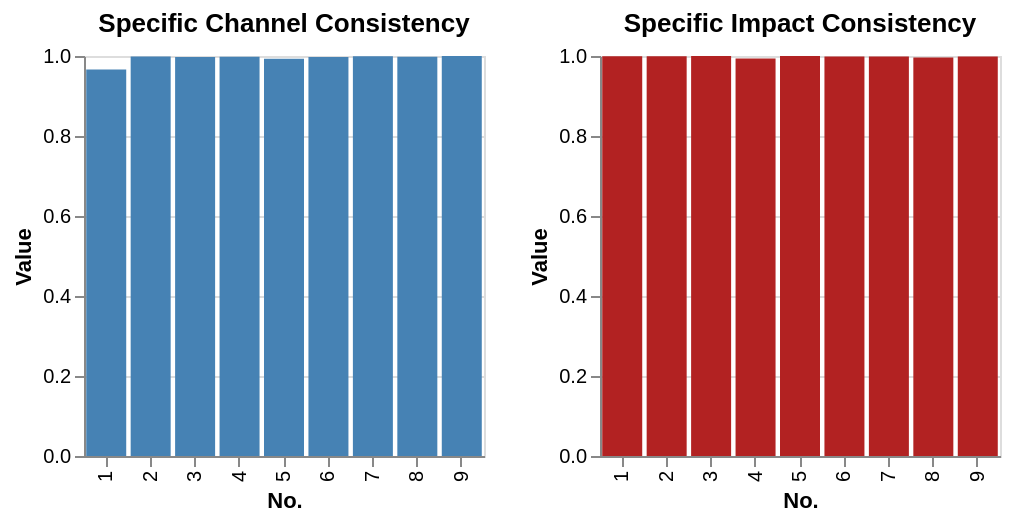

The notebook cell saved with this chart:
### Markdown cell above
Visualisation of the specific channel/sensor and impact consistency can be done in a following way:

### Code cell
spec_chn = pyfbs.display.barchart(np.arange(1,10,1), vpt.specific_sensor, color='steelblue', title='Specific Channel Consistency')
spec_imp = pyfbs.display.barchart(np.arange(1,10,1), vpt.specific_impact, color='firebrick', title='Specific Impact Consistency')
spec_chn | spec_imp

### Figure 1 — Vega-Lite specification as saved in the notebook (floating-point values rounded to 4 significant figures)
{"config": {"view": {"continuousWidth": 300, "continuousHeight": 300}}, "hconcat": [{"data": {"name": "data-5781b1453fc61080b48e88244a6e80da"}, "mark": {"type": "bar"}, "encoding": {"color": {"value": "steelblue"}, "tooltip": [{"field": "y", "format": ".3f", "title": "Value", "type": "quantitative"}], "x": {"axis": {"title": "No."}, "field": "x", "type": "ordinal"}, "y": {"axis": {"title": "Value"}, "field": "y", "type": "quantitative"}}, "height": 200, "title": "Specific Channel Consistency", "width": 200}, {"data": {"name": "data-c3d41d6527c1c2eba4cdca05ff74e04a"}, "mark": {"type": "bar"}, "encoding": {"color": {"value": "firebrick"}, "tooltip": [{"field": "y", "format": ".3f", "title": "Value", "type": "quantitative"}], "x": {"axis": {"title": "No."}, "field": "x", "type": "ordinal"}, "y": {"axis": {"title": "Value"}, "field": "y", "type": "quantitative"}}, "height": 200, "title": "Specific Impact Consistency", "width": 200}], "$schema": "https://vega.github.io/schema/vega-lite/v6.1.0.json", "datasets": {"data-5781b1453fc61080b48e88244a6e80da": [{"x": 1, "y": 0.9662}, {"x": 2, "y": 0.9986}, {"x": 3, "y": 0.9973}, {"x": 4, "y": 0.9979}, {"x": 5, "y": 0.9928}, {"x": 6, "y": 0.9976}, {"x": 7, "y": 0.9993}, {"x": 8, "y": 0.9982}, {"x": 9, "y": 0.9998}], "data-c3d41d6527c1c2eba4cdca05ff74e04a": [{"x": 1, "y": 0.9995}, {"x": 2, "y": 0.9995}, {"x": 3, "y": 0.9998}, {"x": 4, "y": 0.9937}, {"x": 5, "y": 1.0}, {"x": 6, "y": 0.9991}, {"x": 7, "y": 0.9986}, {"x": 8, "y": 0.9966}, {"x": 9, "y": 0.9988}]}}
